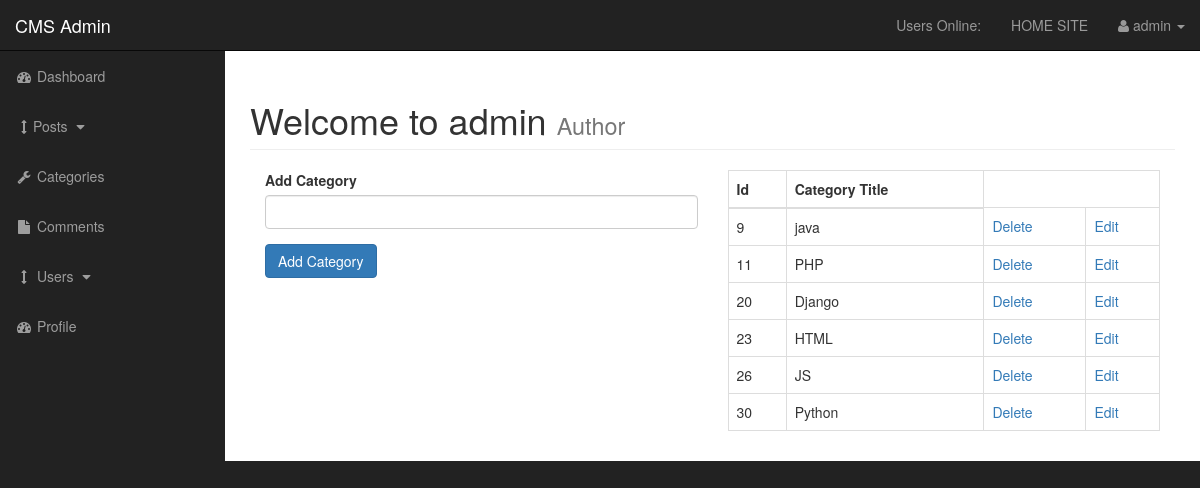
The page /admin/categories.php (signed in) on the database its author committed.
### tables this page shows
CREATE TABLE `categories` (
  `cat_id` int(11) NOT NULL,
  `cat_title` varchar(255) NOT NULL
);

### admin/categories.php (the view, shortened to what this page needs)
<?php include "includes/admin_header.php" ?>
    <div id="wrapper">
        <?php include "includes/admin_navigation.php" ?>
<div id="page-wrapper">
<div class="container-fluid">
    <div class="row">
        <div class="col-lg-12">
            <h1 class="page-header">
                Welcome to admin
                <small>Author</small>
            </h1>
            <div class="col-xs-6">
    <form action="" method="post">
      <div class="form-group">
         <label for="cat-title">Add Category</label>
          <input type="text" class="form-control" name="cat_title">
      </div>
       <div class="form-group">
          <input class="btn btn-primary" type="submit" name="submit" value="Add Category">
      </div>
    </form>
    </div>
            <div class="col-xs-6">
    <table class="table table-bordered table-hover">
        <thead>
            <tr>
                <th>Id</th>
                <th>Category Title</th>
            </tr>
        </thead>
        <tbody>
        <?php
    $query = "SELECT * FROM categories";
    $select_categories = mysqli_query($connection,$query);
    while($row = mysqli_fetch_assoc($select_categories)) {
    $cat_id = $row['cat_id'];
    $cat_title = $row['cat_title'];
    echo "<tr>";
    echo "<td>{$cat_id}</td>";
    echo "<td>{$cat_title}</td>";
   echo "<td><a href='categories.php?delete={$cat_id}'>Delete</a></td>";
   echo "<td><a href='categories.php?edit={$cat_id}'>Edit</a></td>";
    echo "</tr>";
    }
?>
        </tbody>
    </table>
                </div>
            </div>
        </div>
    </div>
</div>
    <?php include "includes/admin_footer.php" ?>

### admin/css/sb-admin.css (style rules this page uses)
body { margin-top: 100px; background-color: #222; }
@media (min-width:768px) { body { margin-top: 50px; } }
#wrapper { padding-left: 0; }
#page-wrapper { width: 100%; padding: 0; background-color: #fff; }
@media (min-width:768px) { #wrapper { padding-left: 225px; } }
@media (min-width:768px) { #page-wrapper { padding: 10px; } }

### rows shown on the page
categories: cat_id "9", cat_title "java"
categories: cat_id "11", cat_title "PHP"
categories: cat_id "20", cat_title "Django"
categories: cat_id "23", cat_title "HTML"
categories: cat_id "26", cat_title "JS"
categories: cat_id "30", cat_title "Python"

### other values the page prints
$_SESSION['username'] "admin"
